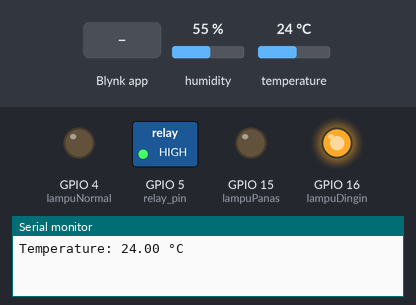
A sketch run on a simulated ESP8266 (NodeMCU). Shown: switched loads named in the sketch (green lamp = pin HIGH), output pins drawn as LEDs (lit = HIGH), the last lines printed to the serial monitor. Inputs (shaded band) come from the test bench; at power-on: temperature 24 °C, humidity 55 %. WiFi joins after 1.5 s; servers stay silent unless stated.

Above: at 3.0 s.
3.1 s: temperature set to 28 °C
At 6.3 s:
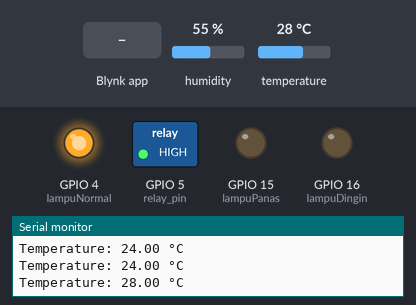
7.5 s: Blynk app writes 1 to V0
At 8.7 s:
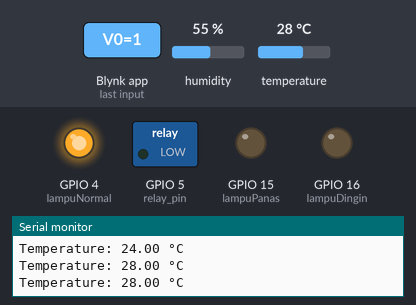
9.0 s: temperature set to 12 °C
At 10.5 s:
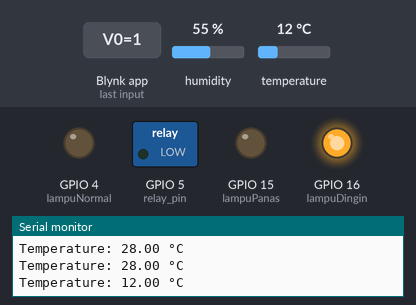
11.5 s: temperature set to 41 °C
At 14.8 s:
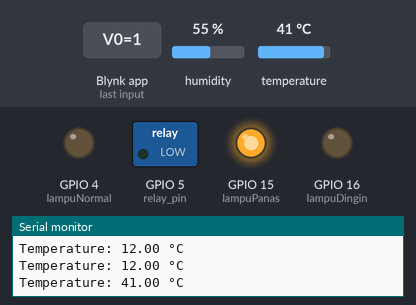
15.5 s: Blynk app writes 0 to V0
At 15.9 s:
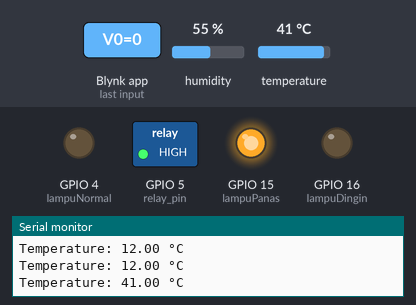
17.5 s: temperature set to 38 °C
19.2 s: temperature set to 35 °C
At 23.3 s:
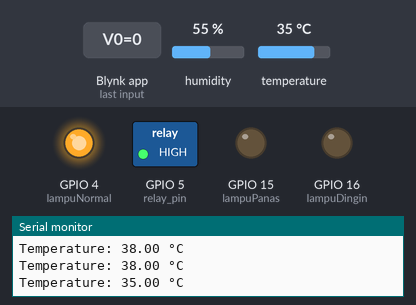
Timing chart, 0 to 24.5 s (numbered marks = the images above; inputs shaded):
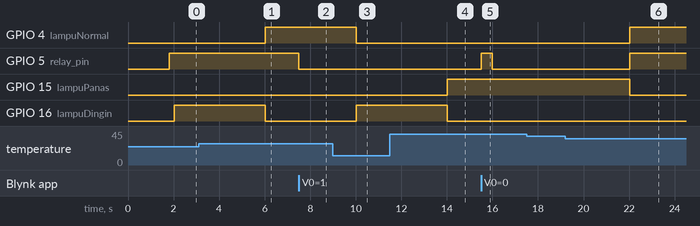

The sketch:

tugas2.ino
```cpp
#define BLYNK_TEMPLATE_ID "TMPL6XgJyztZ8"
#define BLYNK_TEMPLATE_NAME "Diva"
#define BLYNK_AUTH_TOKEN "ADY6-28YoezMFJuVvuBnB4H7prA4766S"

#define BLYNK_PRINT Serial
#include <ESP8266WiFi.h>
#include <BlynkSimpleEsp8266.h>
#include <DHT.h>

// **Pin Konfigurasi**
#define DHTPIN 14  // Gunakan GPIO14 (D5) agar tidak berbenturan dengan relay
#define DHTTYPE DHT11

int relay_pin = 5;  // GPIO5 (D1 pada NodeMCU)
bool manualControl = false;  // Status kontrol manual relay

int lampuDingin = 16;  // GPIO16 (D0)
int lampuNormal = 4;   // GPIO4 (D2)
int lampuPanas = 15;   // GPIO15 (D8)

DHT dht(DHTPIN, DHTTYPE);
char auth[] = BLYNK_AUTH_TOKEN;
char ssid[] = "sixbrothers";
char pass[] = "abcpassword@123";

// Timer untuk membaca suhu tanpa delay
unsigned long previousMillis = 0;
const long interval = 2000; // Baca DHT setiap 2 detik

// Fungsi untuk membaca status tombol virtual (V0) di Blynk
BLYNK_WRITE(V0) {
  int state = param.asInt();  // Baca status tombol (1 = ON, 0 = OFF)
  manualControl = state;
  digitalWrite(relay_pin, state ? LOW : HIGH);  // LOW = ON, HIGH = OFF
}

void setup() {
  Serial.begin(115200);
  Blynk.begin(auth, ssid, pass);

  pinMode(relay_pin, OUTPUT);
  pinMode(lampuDingin, OUTPUT);
  pinMode(lampuNormal, OUTPUT);
  pinMode(lampuPanas, OUTPUT);

  digitalWrite(relay_pin, HIGH);  // Relay OFF saat awal (karena active low)
  digitalWrite(lampuDingin, LOW);
  digitalWrite(lampuNormal, LOW);
  digitalWrite(lampuPanas, LOW);

  dht.begin();
}

void loop() {
  unsigned long currentMillis = millis();
  if (currentMillis - previousMillis >= interval) {
    previousMillis = currentMillis;
    bacaDHT();
  }

  Blynk.run();
}

void bacaDHT() {
  float suhu = dht.readTemperature();
  float kelembaban = dht.readHumidity();
  float hic = dht.computeHeatIndex(suhu, kelembaban,false);

  if (isnan(suhu) || isnan(kelembaban)) {
    Serial.println("Failed to read from DHT sensor!");
    return;
  }

  // Kirim data ke Blynk
  Blynk.virtualWrite(V1, suhu);
  Blynk.virtualWrite(V2, kelembaban);
  Blynk.virtualWrite(V3, hic);

  // **Kontrol relay dan switch di Blynk**
  if (!manualControl) {
    if (suhu > 36) {
      digitalWrite(relay_pin, LOW);  // Relay ON (Dinamo Menyala)
      Blynk.virtualWrite(V0, 1);     // Switch di Blynk otomatis ke ON
    } else {
      digitalWrite(relay_pin, HIGH);  // Relay OFF (Dinamo Mati)
      Blynk.virtualWrite(V0, 0);     // Switch di Blynk otomatis ke OFF
    }
  }

  // **Kontrol lampu indikator di Breadboard dan Blynk**
  if (suhu < 27) {
    digitalWrite(lampuDingin, HIGH);
    digitalWrite(lampuNormal, LOW);
    digitalWrite(lampuPanas, LOW);

    Blynk.virtualWrite(V4, HIGH);
    Blynk.virtualWrite(V5, LOW);
    Blynk.virtualWrite(V6, LOW);
  }
  else if (suhu >= 27 && suhu <= 36) {
    digitalWrite(lampuDingin, LOW);
    digitalWrite(lampuNormal, HIGH);
    digitalWrite(lampuPanas, LOW);

    Blynk.virtualWrite(V4, LOW);
    Blynk.virtualWrite(V5, HIGH);
    Blynk.virtualWrite(V6, LOW);
  }
  else {  // suhu > 36
    digitalWrite(lampuDingin, LOW);
    digitalWrite(lampuNormal, LOW);
    digitalWrite(lampuPanas, HIGH);

    Blynk.virtualWrite(V4, LOW);
    Blynk.virtualWrite(V5, LOW);
    Blynk.virtualWrite(V6, HIGH);
  }

  // Debugging ke Serial Monitor
  Serial.print("Temperature: ");
  Serial.print(suhu);
  Serial.println(" °C");
}
```

Measured:
- the behaviour switches between 26 and 27 °C on temperature (found by bisection; images 0 and 1)
- the behaviour switches between 37 and 36 °C on temperature (found by bisection; images 5 and 6)
- after the input at 3.1 s, GPIO 4 (lampuNormal): LOW → HIGH after 2.9 s; GPIO 16 (lampuDingin): HIGH → LOW after 2.9 s
- after the input at 7.5 s, GPIO 5 (relay_pin): HIGH → LOW at once
- after the input at 9.0 s, GPIO 4 (lampuNormal): HIGH → LOW after 1.0 s; GPIO 16 (lampuDingin): LOW → HIGH after 1.0 s
- after the input at 11.5 s, GPIO 15 (lampuPanas): LOW → HIGH after 2.5 s; GPIO 16 (lampuDingin): HIGH → LOW after 2.5 s
- after the input at 15.5 s, GPIO 5 (relay_pin): LOW → HIGH at once, → LOW 0.50 s later
- after the input at 19.2 s, GPIO 4 (lampuNormal), GPIO 5 (relay_pin): LOW → HIGH after 2.8 s; GPIO 15 (lampuPanas): HIGH → LOW after 2.8 s
